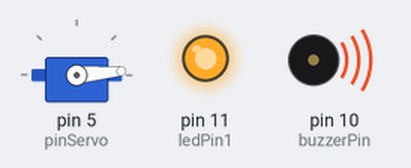
The sketch below on a simulated Arduino Uno, built with avr-gcc and run on an emulated ATmega328P. Parts: servo, output pins drawn as LEDs (lit = HIGH), buzzer (waves = sounding).

Above: at 0.1 s.
At 8.1 s:
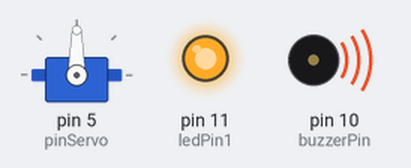
At 12.8 s:
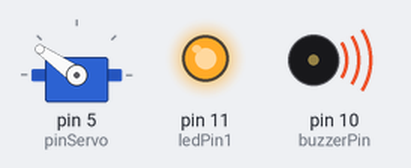
At 17.5 s:
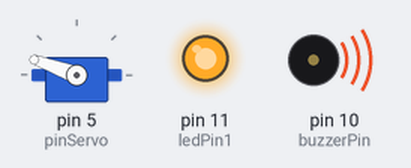
At 27.6 s:
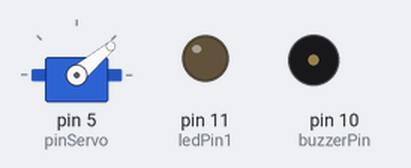
At 36.3 s:
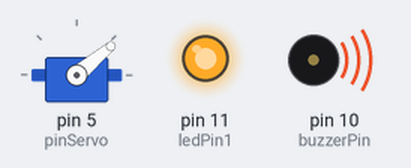
Timing chart, 0 to 40.0 s (numbered marks = the images above):
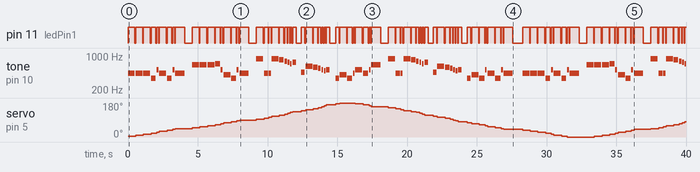

Measured:
- by itself, servo on pin 5 (pinServo): 5° → 10° at 0.55 s, → 15° 0.55 s later, → 20° 0.55 s later, → 25° 0.40 s later, … (87 changes in this stretch)
- by itself, tone on pin 10 (buzzerPin): plays 440 Hz for 0.50 s, 440 Hz for 0.50 s, 440 Hz for 0.50 s, 349 Hz for 0.35 s, 523 Hz for 0.15 s, 440 Hz for 0.50 s … (92 notes in this stretch)

The sketch:

ej11.ino
```cpp
const int c = 261;
const int d = 294;
const int e = 329;
const int f = 349;
const int g = 391;
const int gS = 415;
const int a = 440;
const int aS = 466;
const int b = 494;
const int cH = 523;
const int cSH = 554;
const int dH = 587;
const int dSH = 622;
const int eH = 659;
const int fH = 698;
const int fSH = 740;
const int gH = 784;
const int gSH = 830;
const int aH = 880;

const int buzzerPin = 10;
const int ledPin1 = 11;

void beep(int note, int duration)
{
  //Play tone on buzzerPin
  tone(buzzerPin, note, duration);

  moverServo();

  digitalWrite(ledPin1, HIGH);
  delay(duration);
  digitalWrite(ledPin1, LOW);


  //Stop tone on buzzerPin
  noTone(buzzerPin);

  delay(50);
}

void firstSection()
{
  beep(a, 500);
  beep(a, 500);
  beep(a, 500);
  beep(f, 350);
  beep(cH, 150);
  beep(a, 500);
  beep(f, 350);
  beep(cH, 150);
  beep(a, 650);

  delay(500);

  beep(eH, 500);
  beep(eH, 500);
  beep(eH, 500);
  beep(fH, 350);
  beep(cH, 150);
  beep(gS, 500);
  beep(f, 350);
  beep(cH, 150);
  beep(a, 650);

  delay(500);
}

void secondSection()
{
  beep(aH, 500);
  beep(a, 300);
  beep(a, 150);
  beep(aH, 500);
  beep(gSH, 325);
  beep(gH, 175);
  beep(fSH, 125);
  beep(fH, 125);
  beep(fSH, 250);

  delay(325);

  beep(aS, 250);
  beep(dSH, 500);
  beep(dH, 325);
  beep(cSH, 175);
  beep(cH, 125);
  beep(b, 125);
  beep(cH, 250);

  delay(350);
}
#include <Servo.h>

#define pinServo 5
#define pinLaser 13

int angulo = 0;
int movimiento = 5;
Servo servo;

void setup() {
  Serial.begin (9600);
  pinMode(buzzerPin, OUTPUT);
  pinMode(ledPin1, OUTPUT);
  servo.attach(pinServo);
}

void loop()
{
  //Play first section
  firstSection();

  //Play second section
  secondSection();

  //Variant 1
  beep(f, 250);
  beep(gS, 500);
  beep(f, 350);
  beep(a, 125);
  beep(cH, 500);
  beep(a, 375);
  beep(cH, 125);
  beep(eH, 650);

  delay(500);

  //Repeat second section
  secondSection();

  //Variant 2
  beep(f, 250);
  beep(gS, 500);
  beep(f, 375);
  beep(cH, 125);
  beep(a, 500);
  beep(f, 375);
  beep(cH, 125);
  beep(a, 650);

  delay(650);
}

void moverServo() {
  if ((angulo > 180) || (angulo < 0)) {
    movimiento = -movimiento;
  }

  angulo += movimiento;
  servo.write(angulo);
}
```
